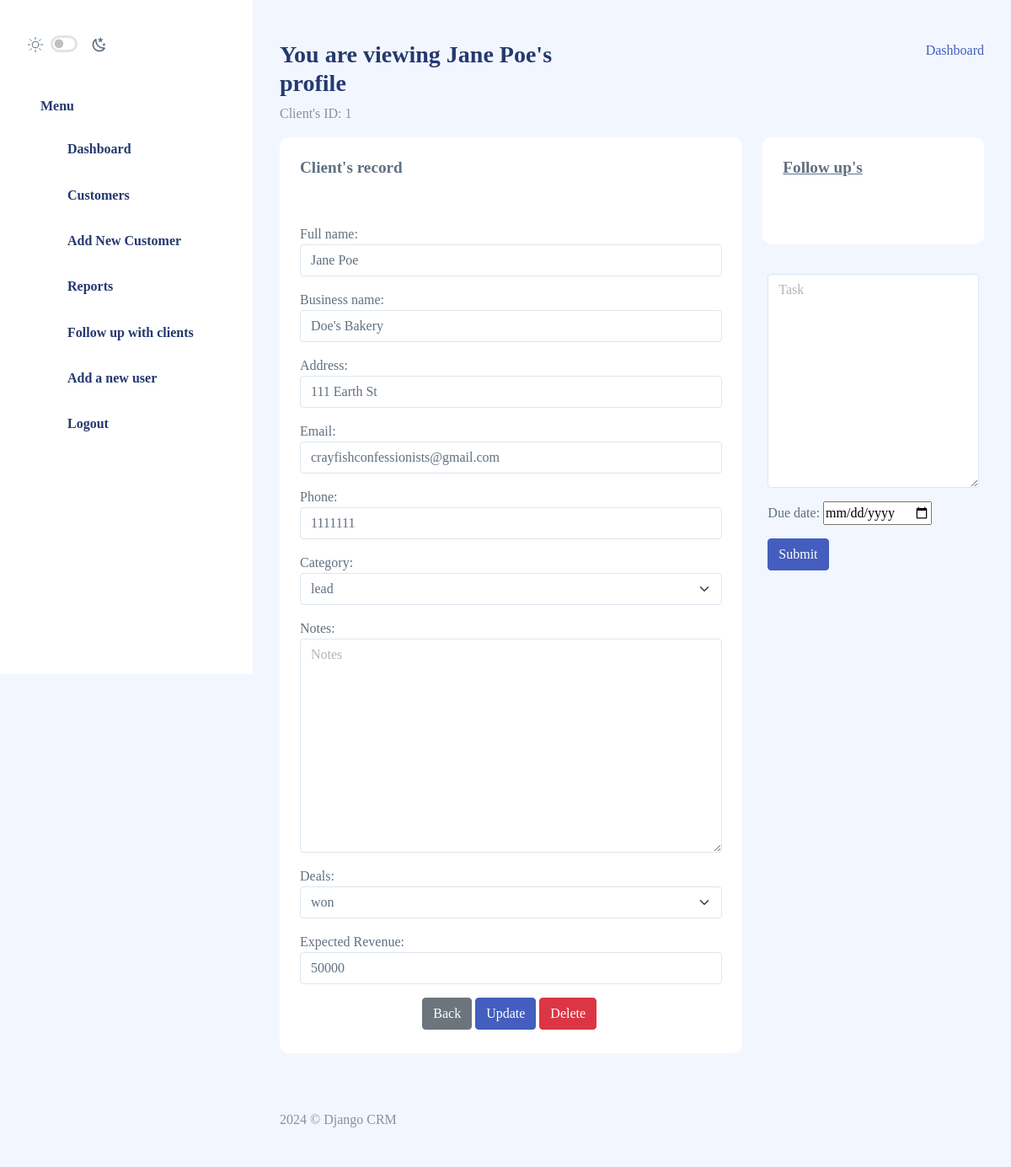
The page /client_record/1/ (signed in) on the database as committed earlier.
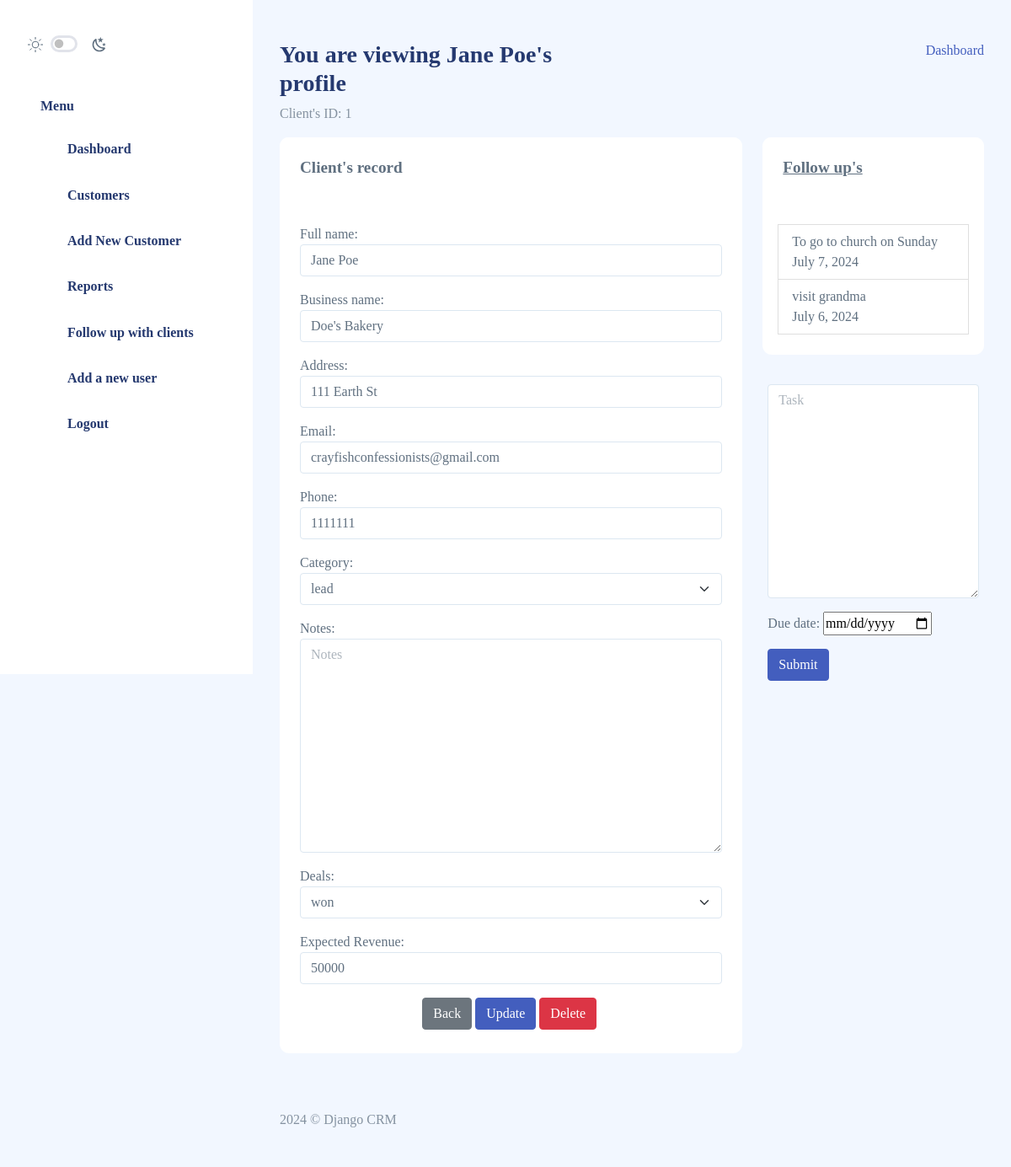
The same page on the database as committed later.
### crm/models.py (models this page shows, shortened)
class Record(models.Model):
    created_at = models.DateTimeField(auto_now_add=True)
    full_name = models.CharField(max_length=50)
    biz_name = models.CharField(max_length=50, null=True, blank=True)
    address = models.CharField(max_length=50, null=True, blank=True)
    email = models.EmailField(max_length=50, null=True, blank=True)
    phone = models.CharField(max_length=50, null=True, blank=True)
    category = models.CharField(max_length=50, choices=CHOICES, default="prospect", null=True, blank=True)
    ratings = models.IntegerField(null=True, blank=True)
    notes = models.TextField(max_length=1000, null=True, blank=True)
    deal = models.CharField(max_length=50, choices=DEALS, default="wip", null=True, blank=True)
    deal_close_date = models.DateField(null=True, blank=True)
    expected_revenue = models.IntegerField(null=True, blank=True)
    owner = models.ForeignKey(settings.AUTH_USER_MODEL, null=True, blank=True, on_delete=models.CASCADE)

class Todos(models.Model):
    user_id = models.IntegerField(null=True, blank=True)
    todos = models.TextField(max_length=1000, null=True, blank=True)
    due_date = models.DateField(null=True, blank=True)
    owner = models.ForeignKey(settings.AUTH_USER_MODEL, null=True, blank=True, on_delete=models.CASCADE)
    class Meta:
        verbose_name_plural = "Todos"

### crm/views.py (the view)
# urls.py: path('client_record/<int:pk>/', views.client_record, name='client_record'),
def client_record(request, pk):
    if request.user.is_authenticated:
        record = Record.objects.get(id=pk)
        todos = Todos.objects.filter(user_id=pk)
        form = AddRecordForm(request.POST or None, instance=record)
        todo_form = AddTodoForm(request.POST or None)
        if form.is_valid():
            form.save()
            return redirect('table')
        if todo_form.is_valid():
            f = todo_form.save(commit=False)
            f.user_id = record.id
            f.save()
            return redirect('table')
        return render(request, 'crm/form-layout.html', {
            'form': form,
            'todo_form': todo_form,
            'record': record,
            'todos': todos,
            })
    else:
        return redirect('login_user')

### crm/forms.py
class AddTodoForm(forms.ModelForm):
    class Meta:
        model = Todos
        fields = ('todos', 'due_date',)
        widgets = {
            'due_date': DateInput()
        }
    def __init__(self, *args, **kwargs):
        super(AddTodoForm, self).__init__(*args, **kwargs)
        self.fields['todos'].label = ''
        self.fields['todos'].widget.attrs['class'] = 'form-control'
        self.fields['todos'].widget.attrs['placeholder'] = 'Task'
        self.fields['todos'].help_text = ''

### crm/templates/crm/form-layout.html (shortened to what this page needs)
{% extends 'crm/base.html' %}
{% load static %}
{% block content %}
<body>
{% include 'crm/sidebar.html' %}
<div class="page-heading">
    <div class="page-title">
        <div class="row">
            <div class="col-8 col-md-6 order-md-1 order-last">
                <h3>You are viewing {{ record.full_name }}'s profile</h3>
                <p class="text-subtitle text-muted">Client's ID: {{ record.id }} </p>
            </div>
            <div class="col-8 col-md-6 order-md-2 order-first">
                <nav aria-label="breadcrumb" class="breadcrumb-header float-start float-lg-end">
                    <ol class="breadcrumb">
                        <li class="breadcrumb-item"><a href="{% url 'index' %}">Dashboard</a></li>
                    </ol>
                </nav>
            </div>
        </div>
    </div>
    <section id="multiple-column-form">
        <div class="row match-height">
            <div class="col-12 col-lg-8">
                <div class="card">
                    <div class="card-header">
                        <h4 class="card-title">Client's record</h4>
                    </div>
                    <div class="card-content">
                        <div class="card-body">
                            <form class="form" method="POST">
                                <div class="row">
                                    {{ form.as_p }}
                                    <div class="col-12 d-flex justify-content-center">
                                        <a href="{% url 'table' %}" class="btn btn-secondary me-1 mb-1">Back</a>
                                        <button type="submit" class="btn btn-primary me-1 mb-1">Update</button>
                                        <a href="{% url 'delete_record' record.id %}" class="btn btn-danger me-1 mb-1">Delete</a>
                                    </div>
                                </div>
                            </form>
                        </div>
                    </div>
                </div>
            </div>
            <div class="col-12 col-lg-4">
                <div class="card">
                    <div class="card-header">
                        <h4 class="card-title"><u>Follow up's</u></h4>
                    </div>
                    <div class="card-content">
                        <div class="card-body">
                            <ul class="list-group list-group-flush">
                                <div class="row">
                                <div class="container">
                                    {% for todo in todos %}
                                        <li class="list-group-item">
                                            <div class="col">{{ todo.todos }}</div>
                                            <div class="col">{{ todo.due_date }}</div>
                                        </li>
                                        {% endfor %}
                                </div>
                            </div>
                            </ul>
                        </div>
                    </div>
                  </div>
                  <div class="container">
                    <form method="POST">
                        {{ todo_form.as_p }}
                        <button type="submit" class="btn btn-primary">Submit</button>
                      </form>
                  </div>
            </div>
        </div>
    </section>
</div>
{% include 'crm/footer.html' %}
</body>
{% endblock content %}

### crm/templates/crm/base.html (shortened to what this page needs)
{% load static %}
<!doctype html>
<html lang="en">
  <head>
  <link rel="stylesheet" crossorigin href="{% static './assets/compiled/css/app.css' %}">
  <link rel="stylesheet" crossorigin href="{% static './assets/compiled/css/app-dark.css' %}">
  <link rel="stylesheet" crossorigin href="{% static './assets/compiled/css/iconly.css' %}">
  </head>
  <body>
    {% block content %}
    {% endblock content %}
  </body>
</html>

### crm/templates/crm/sidebar.html (shortened to what this page needs)
{% extends 'crm/base.html' %}
{% load static %}
{% block content %}
<div id="app">
    <div id="sidebar">
        <div class="sidebar-wrapper active">
<div class="sidebar-header position-relative">
    <div class="d-flex justify-content-between align-items-center">
        <div class="theme-toggle d-flex gap-2  align-items-center mt-2">
            <div class="form-check form-switch fs-6">
                <input class="form-check-input  me-0" type="checkbox" id="toggle-dark" style="cursor: pointer">
            </div>
        </div>
    </div>
</div>
<div class="sidebar-menu">
    <ul class="menu">
        <li class="sidebar-title">Menu</li>
        {% if request.path == "/" %}
        <li class="sidebar-item active ">
        {% else %}
        <li class="sidebar-item ">
        {% endif %}
            <a href="{% url 'index' %}" class='sidebar-link'>
                <i class="bi bi-grid-fill"></i>
                <span>Dashboard</span>
            </a>
        </li>
        {% if request.path == "/table/" %}
        <li class="sidebar-item active">
        {% else %}
        <li class="sidebar-item ">
        {% endif %}
            <a href="{% url 'table' %}" class='sidebar-link'>
                <i class="bi bi-stack"></i>
                <span>Customers</span>
            </a>
        </li>
        {% if request.path == "/add_record/" %}
        <li class="sidebar-item active">
        {% else %}
        <li class="sidebar-item ">
        {% endif %}
            <a href="{% url 'add_record' %}" class='sidebar-link'>
                <i class="bi bi-stack"></i>
                <span>Add New Customer</span>
            </a>
        </li>
        {% if request.path == "/reporting/" %}
        <li class="sidebar-item active">
        {% else %}
        <li class="sidebar-item ">
        {% endif %}
            <a href="{% url 'reporting' %}" class='sidebar-link'>
                <i class="bi bi-stack"></i>
                <span>Reports</span>
            </a>
        </li>
        {% if request.path == "/sendmail/" %}
        <li class="sidebar-item active">
        {% else %}
        <li class="sidebar-item ">
        {% endif %}
            <a href="{% url 'sendmail' %}" class='sidebar-link'>
                <i class="bi bi-stack"></i>
                <span>Follow up with clients</span>
            </a>
        </li>
        {% if request.user.is_superuser %}
            {% if request.path == "/users/register_user" %}
            <li class="sidebar-item active">
            {% else %}
            <li class="sidebar-item ">
            {% endif %}
                <a href="{% url 'register_user' %}" class='sidebar-link'>
                    <i class="bi bi-stack"></i>
                    <span>Add a new user</span>
                </a>
            </li>
        {% endif %}
        {% if request.path == "/users/register_user/" %}
        <li class="sidebar-item active">
        {% else %}
        <li class="sidebar-item ">
        {% endif %}
            <a href="{% url 'logout_user' %}" class='sidebar-link'>
                <i class="bi bi-stack"></i>
                <span>Logout</span>
            </a>
        </li>
    </ul>
</div>
</div>
    </div>
    <div id="main">
{% endblock content %}

### crm/templates/crm/footer.html (shortened to what this page needs)
{% load static %}
<footer>
    <div class="footer clearfix mb-0 text-muted">
        <div class="float-start">
            <p>2024 &copy; Django CRM</p>
        </div>
    </div>
</footer>

Rows that differ between the two databases and show on the page:
added Todos: todos "To go to church on Sunday", due_date "July 7, 2024"
added Todos: todos "visit grandma", due_date "July 6, 2024"
